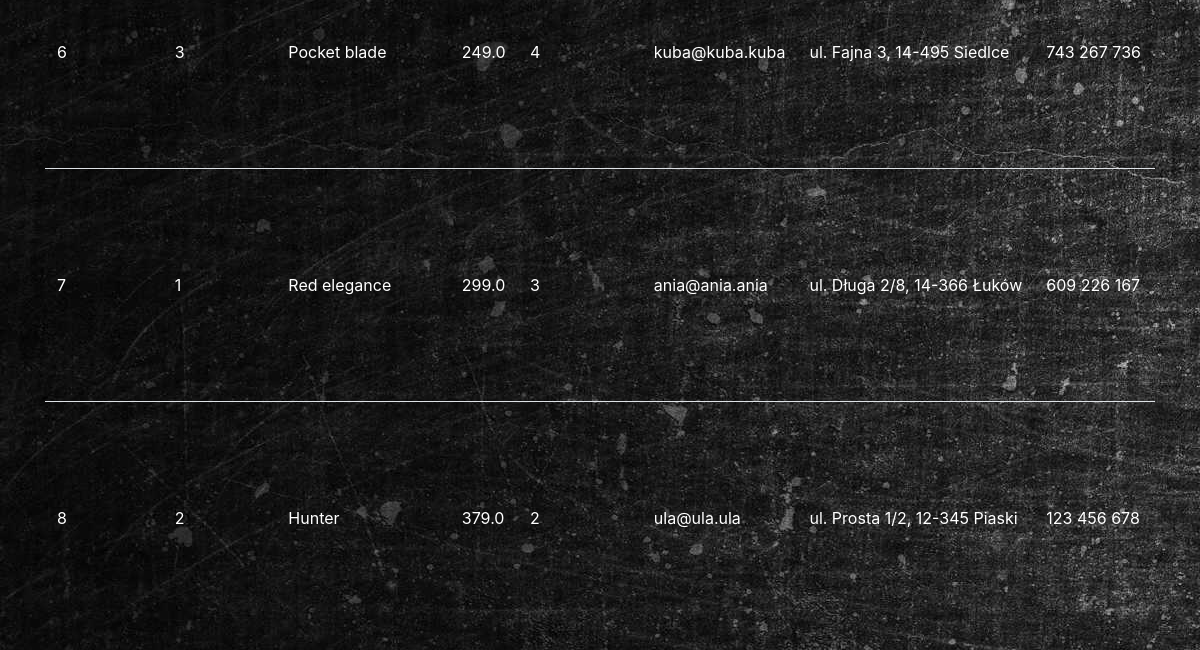
The page /orders (signed in, lower part) on the database as committed earlier.
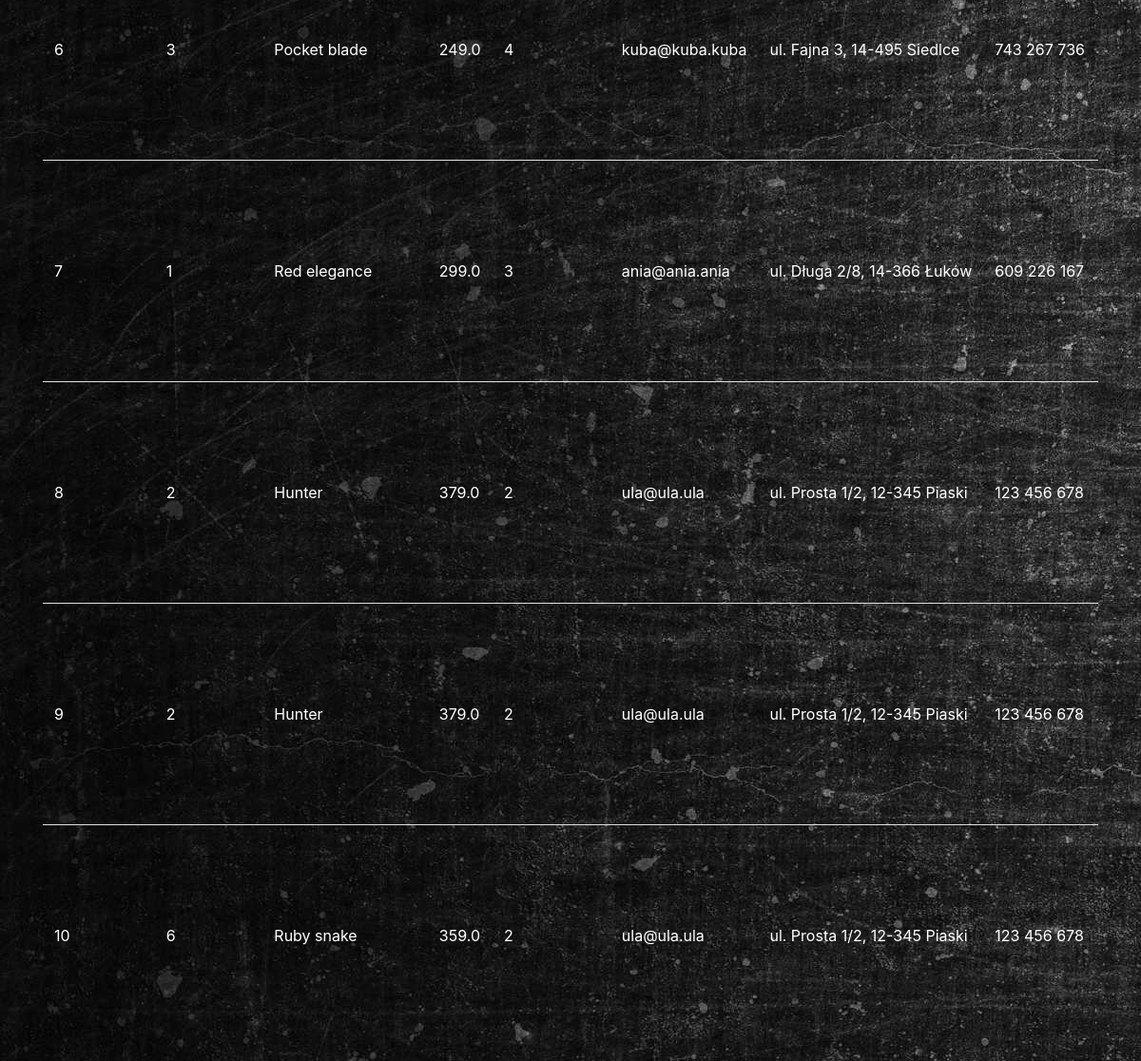
The same page on the database as committed later.
### app_files/db_models.py (models this page shows, shortened)
class Order(db.Model):
    id = db.Column(db.Integer, primary_key=True)
    itemID = db.Column(db.ForeignKey('Item.id'))
    userID = db.Column(db.ForeignKey('User.id'))
    status = db.Column(db.String, nullable = False,
                       default='W trakcie realizacji')
    item = db.relationship('Item', backref="user_associations")
    user = db.relationship('User', backref="item_associations")

class Item(db.Model):
    __tablename__ = 'Item'
    id = db.Column(db.Integer, primary_key=True)
    itemName = db.Column(db.String(30), unique=True, nullable=False)
    itemMainDescription = db.Column(db.String(30))
    itemPointsDescription = db.Column(db.String(200))
    itemImage = db.Column(db.String(30), nullable=False)
    itemPrice = db.Column(db.Float, nullable=False)

class User(db.Model, UserMixin):
    __tablename__ = 'User'
    id = db.Column(db.Integer, primary_key=True)
    username = db.Column(db.String(20), unique=True, nullable=False)
    email = db.Column(db.String(120), unique=True, nullable=False)
    password = db.Column(db.String(60), nullable=False)
    imageFile = db.Column(db.String(20), nullable=False,
                          default='defaultpp.jpg')
    adress = db.Column(db.String(200))
    phone = db.Column(db.String(20))
    isAdmin = db.Column(db.Boolean, default=False)

### app_files/routes.py (the view)
@app.route('/orders', methods=['GET', 'POST'])
@login_required
def orders():
    if current_user.isAdmin:
        form = OrderStatusForm()
        if form.validate_on_submit():
            orderID = form.orderID.data
            order = db.session.query(Order).filter(Order.id==orderID).first()
            order.status = form.status.data
            db.session.commit()
        ordersList = (db.session.query(Order, Item, User)
                      .join(Item, Order.itemID==Item.id)
                      .join(User, Order.userID==User.id).all())
        return render_template('orders.html',
                               ordersList=ordersList, form=form)
    else:
        return redirect(url_for('root'))

### app_files/db_models.py (called while the page is built)
@login_manager.user_loader
def load_user(user_id):
    return User.query.get(int(user_id))

### app_files/templates/orders.html (shortened to what this page needs)
{% extends "layout.html" %}
{% block content %}
<div class="container">
	<div class="table-responsive">
		<table class="table">
			<tbody>
				{% for i in ordersList %}
				<tr class="text-nowrap">
					<td class="align-middle">{{ i[0].id }}</td>
					<td class="align-middle">{{ i[0].itemID }}</td>
					<td class="align-middle">{{ i[1].itemName }}</td>
					<td class="align-middle">{{ i[1].itemPrice }}</td>
					<td class="align-middle">{{ i[2].id }}</td>
					<td class="align-middle">{{ i[2].email }}</td>
					<td class="align-middle">{{ i[2].adress }}</td>
					<td class="align-middle">{{ i[2].phone }}</td>
					<td class="align-middle">
					</td>
				</tr>
				{% endfor %}
			</tbody>
		</table>
	</div>
</div>
{% endblock content %}

Rows that differ between the two databases and show on the page:
added Order: id "9", itemID "2", itemName "Hunter", itemPrice "379.0", i "2", email "ula@ula.ula", adress "ul. Prosta 1/2, 12-345 Piaski", phone "123 456 678"
added Order: id "10", itemID "6", itemName "Ruby snake", itemPrice "359.0", i "2", email "ula@ula.ula", adress "ul. Prosta 1/2, 12-345 Piaski", phone "123 456 678"
